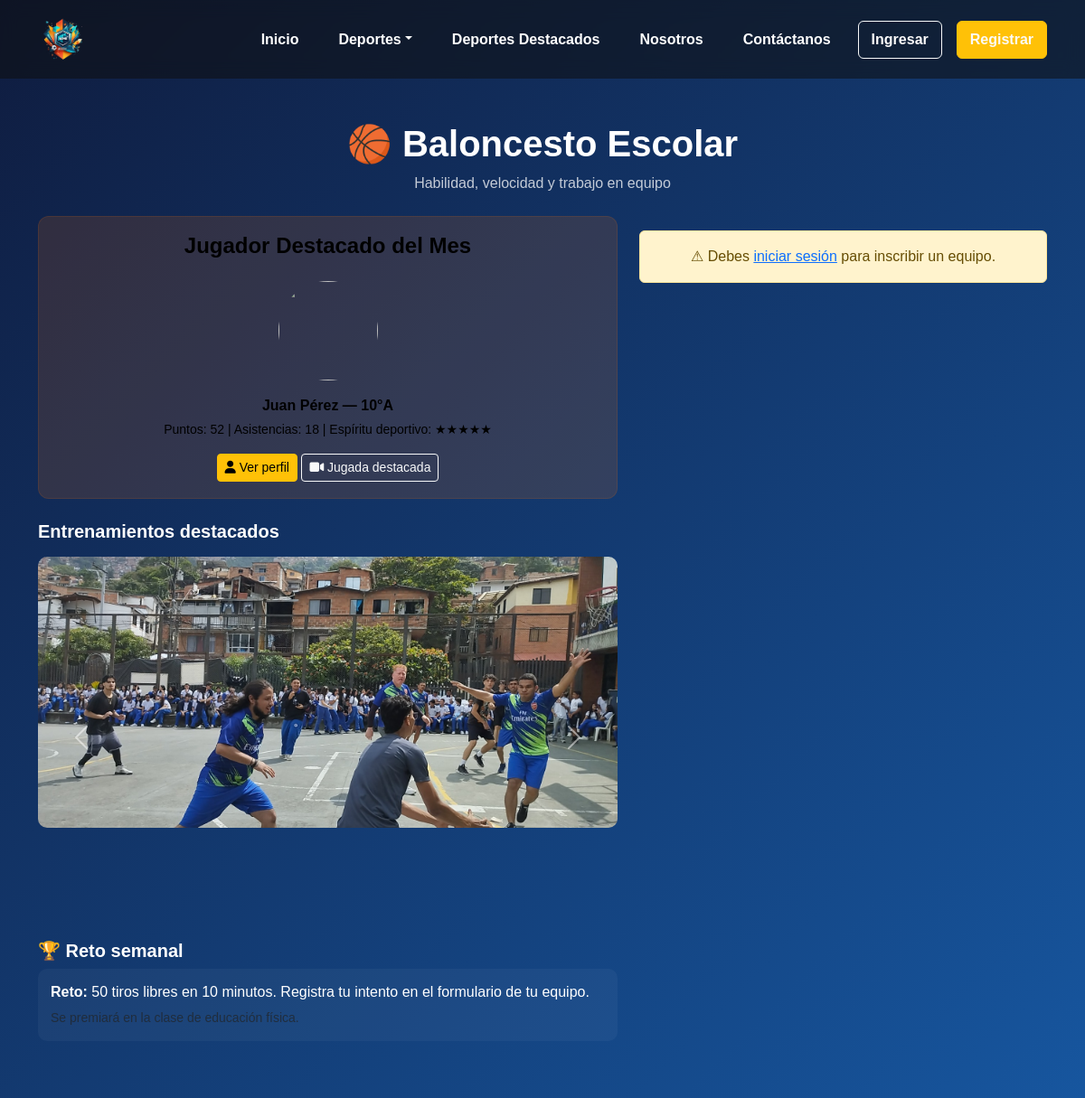
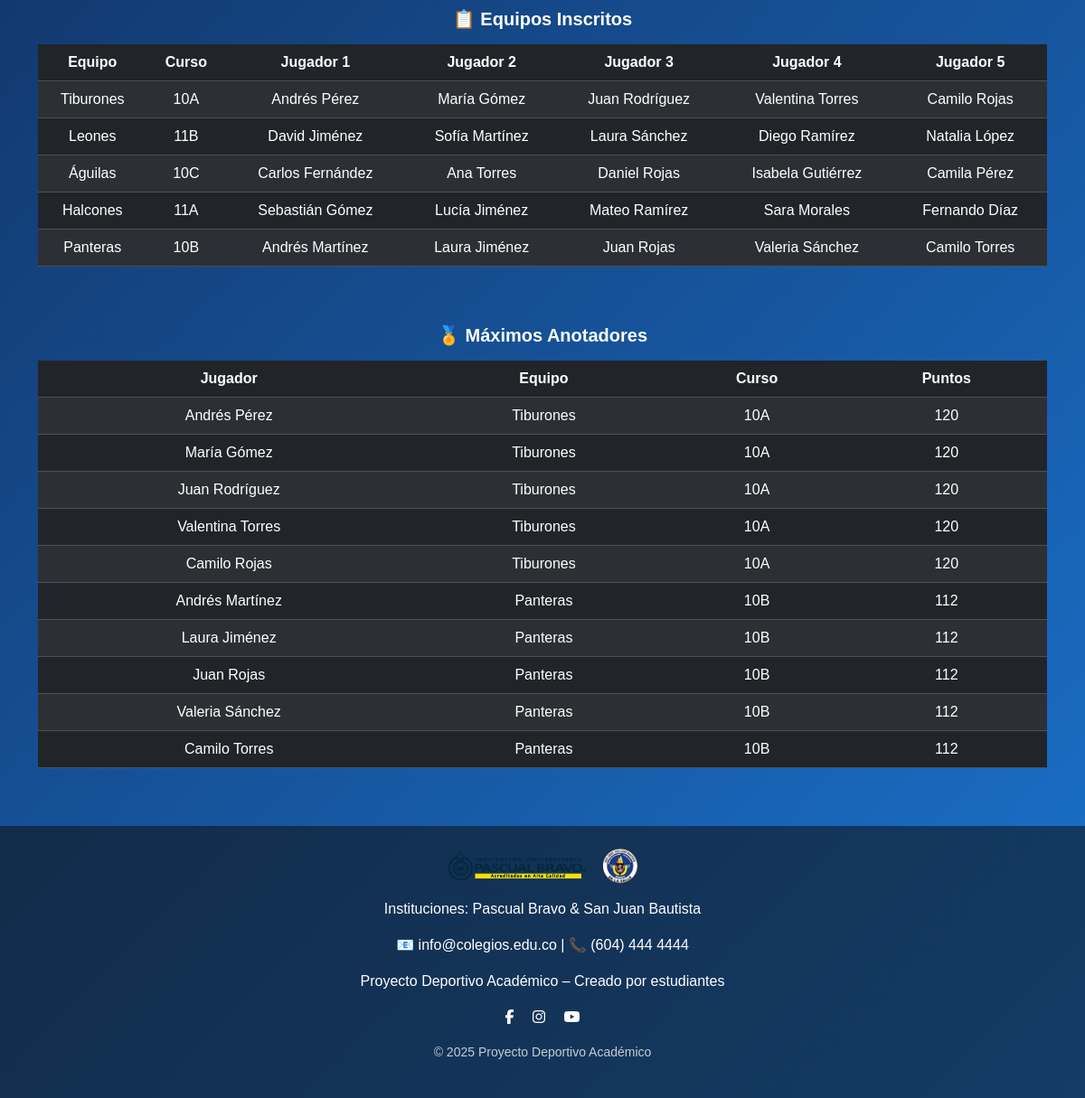
The app's page /baloncesto.php with its own data (2 pictures, top to bottom).
### tables this page shows
CREATE TABLE `basquetbol_jugadores` (
  `id` int(11) NOT NULL,
  `nombre_equipo` varchar(50) NOT NULL,
  `curso` varchar(10) NOT NULL,
  `jugador1` varchar(50) NOT NULL,
  `jugador2` varchar(50) NOT NULL,
  `jugador3` varchar(50) NOT NULL,
  `jugador4` varchar(50) NOT NULL,
  `jugador5` varchar(50) NOT NULL,
  `fecha_registro` datetime NOT NULL,
  `estado` enum('pendiente','aprobado','rechazado') DEFAULT 'pendiente',
  `puntos` int(11) DEFAULT 0
);

### baloncesto.php (the view, shortened to what this page needs)
<?php
require_once "conexion.php";
$stmt_equipos = $pdo->query("SELECT * FROM basquetbol_jugadores ORDER BY fecha_registro DESC");
$equipos = $stmt_equipos->fetchAll(PDO::FETCH_ASSOC);
$maximos = [];
foreach ($equipos as $eq) {
    for ($i=1; $i<=5; $i++) {
        $maximos[] = [
            'nombre' => $eq["jugador$i"],
            'equipo' => $eq['nombre_equipo'],
            'curso'  => $eq['curso'],
            'puntos' => $eq['puntos']
        ];
    }
}
usort($maximos, fn($a,$b)=>$b['puntos']-$a['puntos']);
$maximos = array_slice($maximos, 0, 10);
?>
<!DOCTYPE html>
<html lang="es">
<head>
<link href="https://cdn.jsdelivr.net/npm/bootstrap@5.3.2/dist/css/bootstrap.min.css" rel="stylesheet">
<link rel="stylesheet" href="https://cdnjs.cloudflare.com/ajax/libs/font-awesome/6.5.0/css/all.min.css">
<link rel="stylesheet" href="assets/css/styles.css">
</head>
<body>
<?php include 'partials/navbar.php'; ?>
<main class="container mt-5 mb-5">
<header class="text-center mb-4">
  <h1 class="fw-bold">🏀 Baloncesto Escolar</h1>
  <p class="opacity-75">Habilidad, velocidad y trabajo en equipo</p>
</header>
<div class="row g-4">
<div class="col-lg-7">
  <section class="mb-4 highlight-player-basket">
    <h4 class="fw-bold">Jugador Destacado del Mes</h4>
    <img src="./img/Juan_perez1.png" class="rounded-circle my-3" style="width:110px;height:110px;object-fit:cover;">
    <p class="mb-1"><strong>Juan Pérez — 10°A</strong></p>
    <p class="small">Puntos: 52 | Asistencias: 18 | Espíritu deportivo: ★★★★★</p>
    <div class="mt-2">
      <button class="btn btn-warning btn-sm" id="verPerfilBtn"><i class="fa-solid fa-user"></i> Ver perfil</button>
      <a href="https://vt.tiktok.com/ZSyyd696R/" target="_blank" class="btn btn-outline-light btn-sm">
  <i class="fa-solid fa-video"></i> Jugada destacada
</a>
  </section>
  <section class="mb-4">
    <h5 class="fw-bold mb-3">Entrenamientos destacados</h5>
    <div id="carouselBasket" class="carousel slide" data-bs-ride="carousel">
      <div class="carousel-inner">
        <div class="carousel-item active">
          <img src="./img/baloncesto_1.jpg" class="d-block w-100" style="height:300px;object-fit:cover;">
        </div>
      </div>
      <button class="carousel-control-prev" type="button" data-bs-target="#carouselBasket" data-bs-slide="prev">
        <span class="carousel-control-prev-icon"></span>
      </button>
      <button class="carousel-control-next" type="button" data-bs-target="#carouselBasket" data-bs-slide="next">
        <span class="carousel-control-next-icon"></span>
      </button>
    </div>
  </section>
  <section class="mb-4">
    <h5 class="fw-bold mb-2">🏆 Reto semanal</h5>
    <div class="challenge-box">
      <p class="mb-1"><strong>Reto:</strong> 50 tiros libres en 10 minutos. Registra tu intento en el formulario de tu equipo.</p>
      <small class="text-muted">Se premiará en la clase de educación física.</small>
    </div>
  </section>
</div>
<div class="col-lg-5">
  <?php if(isset($_SESSION['user_id'])): ?>
  <aside class="mb-4 p-3 bg-dark rounded">
    <h5 class="fw-bold">🏀 Inscribir Equipo de Baloncesto</h5>
    <form method="post" class="mt-3">
      <input class="form-control mb-2" name="nombre_equipo" placeholder="Nombre del equipo" required>
      <input class="form-control mb-2" name="curso" placeholder="Curso (Ej: 10°B)" required>
      <h6 class="fw-bold">Jugadores (5)</h6>
      <?php for ($i=1; $i<=5; $i++): ?>
        <input class="form-control mb-2" name="jugador<?= $i ?>" placeholder="Jugador <?= $i ?>" required>
      <?php endfor; ?>
      <button name="inscribir_equipo" class="btn btn-warning w-100 mt-3"><i class="fa-solid fa-users"></i> Registrar Equipo</button>
    </form>
  </aside>
  <?php else: ?>
  <div class="alert alert-warning text-center mt-3">
    ⚠ Debes <a href="login.php" class="text-decoration-underline">iniciar sesión</a> para inscribir un equipo.
  </div>
  <?php endif; ?>
</div>
</div>
<section class="mt-5">
<h5 class="fw-bold text-center mb-3">📋 Equipos Inscritos</h5>
<div class="table-responsive">
<table class="table table-dark table-striped text-center">
  <thead>
    <tr>
      <th>Equipo</th>
      <th>Curso</th>
      <?php for($i=1;$i<=5;$i++): ?><th>Jugador <?= $i ?></th><?php endfor; ?>
    </tr>
  </thead>
  <tbody>
    <?php foreach($equipos as $eq): ?>
    <tr>
      <td><?= htmlspecialchars($eq['nombre_equipo']) ?></td>
      <td><?= htmlspecialchars($eq['curso']) ?></td>
      <?php for($i=1;$i<=5;$i++): ?><td><?= htmlspecialchars($eq["jugador$i"]) ?></td><?php endfor; ?>
    </tr>
    <?php endforeach; ?>
  </tbody>
</table>
</div>
</section>
<section class="mt-5">
<h5 class="fw-bold text-center mb-3">🏅 Máximos Anotadores</h5>
<div class="table-responsive">
<table class="table table-dark table-striped text-center">
  <thead><tr><th>Jugador</th><th>Equipo</th><th>Curso</th><th>Puntos</th></tr></thead>
  <tbody>
    <?php foreach($maximos as $m): ?>
      <tr>
        <td><?= htmlspecialchars($m['nombre']) ?></td>
        <td><?= htmlspecialchars($m['equipo']) ?></td>
        <td><?= htmlspecialchars($m['curso']) ?></td>
        <td><?= htmlspecialchars($m['puntos']) ?></td>
      </tr>
    <?php endforeach; ?>
  </tbody>
</table>
</div>
</section>
</main>
<?php include 'partials/footer.php'; ?>
</body>
</html>

### assets/css/styles.css (style rules this page uses)
* { margin: 0; padding: 0; box-sizing: border-box; font-family: 'Poppins', sans-serif; }
body { background: linear-gradient(135deg, #0f1c3f, #1e90ff, #fca311, #ff6b00); background-size: 400% 400%; animation: gradientBG 12s ease infinite; color: white; }
.carousel, .carousel-inner, .carousel-item, .carousel-item img { width: 100%; height: 400px; }
.carousel-item img { object-fit: cover; object-position: center; border-radius: 10px; }
.carousel-item { transition: transform 0.8s ease-in-out; }

### baloncesto.php (style rules this page uses)
.highlight-player-basket { background: rgba(255,116,0,0.14); border: 1px solid rgba(255,116,0,0.12); padding: 18px; border-radius: 12px; text-align:center; color:#000; }
.challenge-box { background: rgba(255,255,255,0.04); padding: 14px; border-radius: 10px; }

### records on screen
basquetbol_jugadores: nombre_equipo "Tiburones", curso "10A", jugador1 "Andrés Pérez", jugador2 "María Gómez", jugador3 "Juan Rodríguez", jugador4 "Valentina Torres", jugador5 "Camilo Rojas", puntos "120"
basquetbol_jugadores: nombre_equipo "Leones", curso "11B", jugador1 "David Jiménez", jugador2 "Sofía Martínez", jugador3 "Laura Sánchez", jugador4 "Diego Ramírez", jugador5 "Natalia López"
basquetbol_jugadores: nombre_equipo "Águilas", curso "10C", jugador1 "Carlos Fernández", jugador2 "Ana Torres", jugador3 "Daniel Rojas", jugador4 "Isabela Gutiérrez", jugador5 "Camila Pérez"
basquetbol_jugadores: nombre_equipo "Halcones", curso "11A", jugador1 "Sebastián Gómez", jugador2 "Lucía Jiménez", jugador3 "Mateo Ramírez", jugador4 "Sara Morales", jugador5 "Fernando Díaz"
basquetbol_jugadores: nombre_equipo "Panteras", curso "10B", jugador1 "Andrés Martínez", jugador2 "Laura Jiménez", jugador3 "Juan Rojas", jugador4 "Valeria Sánchez", jugador5 "Camilo Torres", puntos "112"
